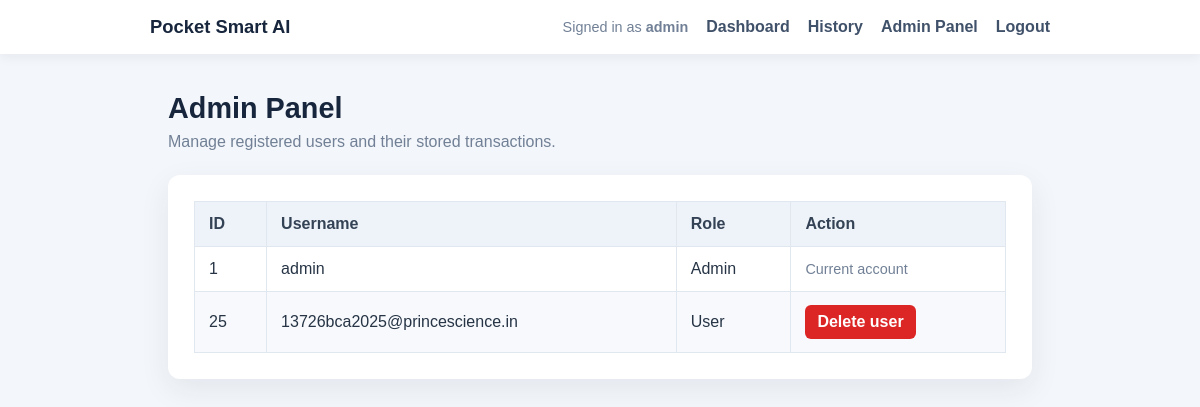
The page /admin (signed in) on the database its author committed.
### tables this page shows
CREATE TABLE users (
                id INTEGER PRIMARY KEY AUTOINCREMENT,
                username TEXT UNIQUE NOT NULL,
                password TEXT NOT NULL
            , role TEXT NOT NULL DEFAULT 'user');

### app.py (the view)
@app.route("/admin")
def admin():
    if "user_id" not in session:
        return redirect(url_for("login"))
    if session.get("role") != "admin":
        return redirect(url_for("dashboard"))
    with get_db_connection() as connection:
        users = connection.execute(
            "SELECT id, username, role FROM users ORDER BY id"
        ).fetchall()
    return render_template("admin.html", users=users, username=session.get("username", ""))

### app.py (called while the page is built)
def get_db_connection():
    connection = sqlite3.connect(DATABASE)
    connection.row_factory = sqlite3.Row
    return connection

### templates/admin.html (shortened to what this page needs)
<!doctype html>
<html lang="en">
  <head>
  </head>
  <body>
    <nav>
      <a class="brand" href="{{ url_for('dashboard') }}">Pocket Smart AI</a>
      <div class="nav-links">
        <span>Signed in as <strong>{{ username }}</strong></span>
        <a href="{{ url_for('dashboard') }}">Dashboard</a>
        <a href="{{ url_for('history') }}">History</a>
        <a href="{{ url_for('admin') }}">Admin Panel</a>
        <a href="{{ url_for('logout') }}">Logout</a>
      </div>
    </nav>
    <main>
      <h1>Admin Panel</h1>
      <p class="intro">Manage registered users and their stored transactions.</p>
      <section class="card">
        <table>
          <thead>
            <tr><th>ID</th><th>Username</th><th>Role</th><th>Action</th></tr>
          </thead>
          <tbody>
            {% for user in users %}
              <tr>
                <td>{{ user.id }}</td>
                <td>{{ user.username }}</td>
                <td class="role">{{ user.role }}</td>
                <td>
                  {% if user.id == session.get('user_id') %}
                    <span class="self">Current account</span>
                  {% else %}
                    <form action="{{ url_for('delete_user', user_id=user.id) }}" method="POST"
                          onsubmit="return confirm('Delete this user and all their transactions?');">
                      <button class="delete-button" type="submit">Delete user</button>
                    </form>
                  {% endif %}
                </td>
              </tr>
            {% endfor %}
          </tbody>
        </table>
      </section>
    </main>
  </body>
</html>

### templates/admin.html (style rules this page uses)
* { box-sizing: border-box; }
body { margin:0; background:#f3f6fa; color:#263445; font-family:Arial,sans-serif; }
nav { display:flex; align-items:center; justify-content:space-between; padding:16px max(24px,calc((100% - 900px)/2)); background:#fff; box-shadow:0 2px 12px rgba(30,49,68,.07); }
.brand { color:#17263c; font-size:1.15rem; font-weight:700; text-decoration:none; }
.nav-links { display:flex; align-items:center; gap:18px; }
.nav-links a { color:#40516a; font-weight:700; text-decoration:none; }
.nav-links span { color:#718096; font-size:.9rem; }
main { width:100%; max-width:900px; margin:38px auto; padding:0 18px; }
h1 { margin:0 0 8px; color:#17263c; font-size:1.8rem; }
.intro { margin:0 0 24px; color:#718096; }
.card { padding:26px; background:#fff; border-radius:12px; box-shadow:0 10px 30px rgba(34,54,82,.08); overflow-x:auto; }
table { width:100%; border-collapse:collapse; text-align:left; }
th, td { padding:13px 14px; border:1px solid #e1e7ef; }
th { background:#eef3f9; color:#344255; }
tbody tr:nth-child(even) { background:#f7f9fc; }
.role { text-transform:capitalize; }
.delete-button { padding:8px 12px; border:0; border-radius:6px; background:#dc2626; color:#fff; font:inherit; font-weight:700; cursor:pointer; }
.self { color:#718096; font-size:.9rem; }

### rows shown on the page
users: id "1", username "admin", role "Admin", shows "Current account"
users: id "25", username "13726bca2025@princescience.in", role "User"

### other values the page prints
{{ username }} "admin"
